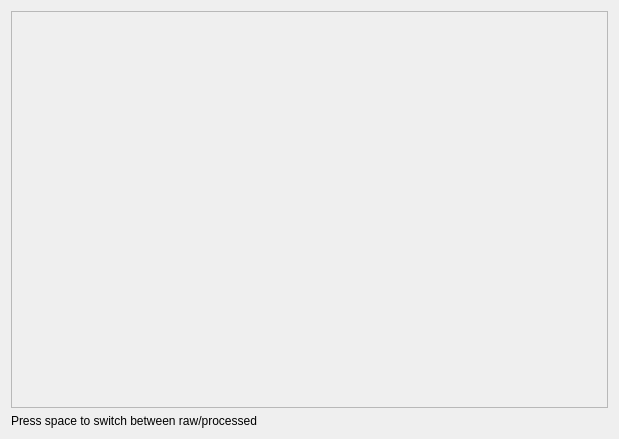
<?xml version="1.0" encoding="UTF-8"?>
<ui version="4.0">
 <class>Calibration</class>
 <widget class="QWidget" name="Calibration">
  <property name="geometry">
   <rect>
    <x>0</x>
    <y>0</y>
    <width>619</width>
    <height>439</height>
   </rect>
  </property>
  <property name="windowTitle">
   <string>Form</string>
  </property>
  <layout class="QVBoxLayout" name="verticalLayout">
   <item>
    <widget class="QScrollArea" name="scrollArea">
     <property name="widgetResizable">
      <bool>false</bool>
     </property>
     <widget class="QWidget" name="scrollAreaWidgetContents">
      <property name="geometry">
       <rect>
        <x>0</x>
        <y>0</y>
        <width>605</width>
        <height>408</height>
       </rect>
      </property>
      <property name="sizePolicy">
       <sizepolicy hsizetype="Fixed" vsizetype="Fixed">
        <horstretch>0</horstretch>
        <verstretch>0</verstretch>
       </sizepolicy>
      </property>
      <layout class="QVBoxLayout" name="verticalLayout_2">
       <property name="sizeConstraint">
        <enum>QLayout::SetFixedSize</enum>
       </property>
       <item>
        <widget class="CalibImageWidget" name="display" native="true">
         <property name="sizePolicy">
          <sizepolicy hsizetype="Expanding" vsizetype="Expanding">
           <horstretch>0</horstretch>
           <verstretch>0</verstretch>
          </sizepolicy>
         </property>
        </widget>
       </item>
      </layout>
     </widget>
    </widget>
   </item>
   <item>
    <widget class="QLabel" name="label">
     <property name="text">
      <string>Press space to switch between raw/processed</string>
     </property>
    </widget>
   </item>
  </layout>
 </widget>
 <customwidgets>
  <customwidget>
   <class>CalibImageWidget</class>
   <extends>QWidget</extends>
   <header>calibimagewidget.h</header>
   <container>1</container>
  </customwidget>
 </customwidgets>
 <resources/>
 <connections/>
</ui>
